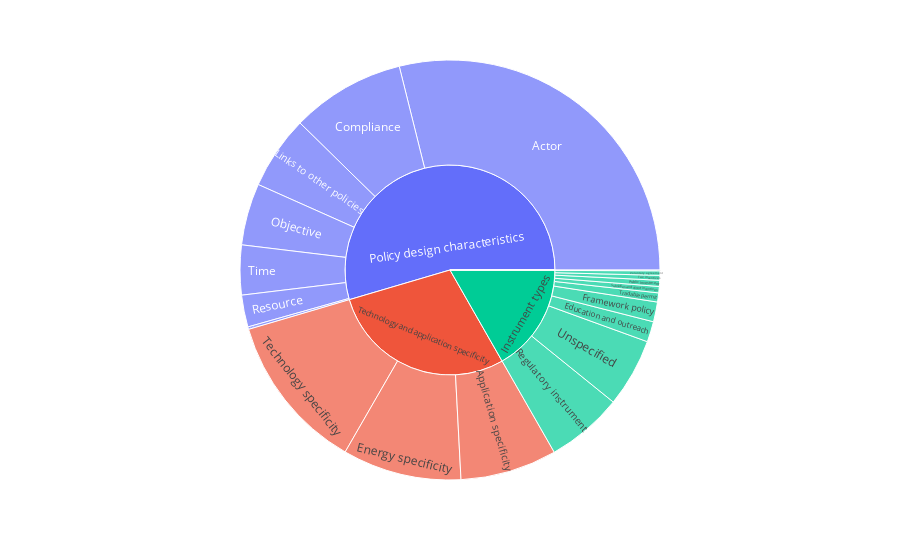

The cell this chart's notebook holds for it:
### Markdown cell above
#### Sunburst plot of the first two levels of the hierarchy

### Code cell
import plotly.express as px 
import plotly.io as pio

fig = px.sunburst(df, path=['Parent', 'Item and Group'], values='Weight', color='Parent')
fig.write_image('ann_distribution_sunburst_2level.pdf', engine = "orca")
fig.show()

### Figure 1 — Plotly figure (JSON) as saved in the notebook; plotly's stock layout.template omitted (floating-point values rounded to 4 significant figures)
{"data": [{"branchvalues": "total", "customdata": [["Policy design characteristics"], ["Technology and application specificity"], ["Policy design characteristics"], ["Instrument types"], ["Instrument types"], [""], ["Policy design characteristics"], ["Instrument types"], [""], ["Instrument types"], ["Technology and application specificity"], ["Instrument types"], ["Policy design characteristics"], ["Policy design characteristics"], ["Policy design characteristics"], ["Instrument types"], ["Instrument types"], [""], ["Technology and application specificity"], ["Policy design characteristics"], ["Instrument types"], ["Instrument types"], ["Instrument types"], [""], ["Instrument types"], ["Policy design characteristics"], ["Technology and application specificity"]], "domain": {"x": [0, 1], "y": [0, 1]}, "hovertemplate": "labels=%{label}<br>Weight=%{value}<br>parent=%{parent}<br>id=%{id}<br>Parent=%{customdata[0]}<extra></extra>", "ids": ["Policy design characteristics/Actor", "Technology and application specificity/Application specificity", "Policy design characteristics/Compliance", "Instrument types/Regulatory instrument", "Instrument types/Public Investment", "/Policy design characteristics", "Policy design characteristics/Objective", "Instrument types/RD&D", "/Instrument types", "Instrument types/Framework policy", "Technology and application specificity/Energy specificity", "Instrument types/Education and outreach", "Policy design characteristics/Links to other policies", "Policy design characteristics/Resource", "Policy design characteristics/Reversibility", "Instrument types/Subsidies and direct incentives", "Instrument types/Tax incentives", "/Technology and application specificity", "Technology and application specificity/Technology specificity", "Policy design characteristics/Time", "Instrument types/Unspecified", "Instrument types/Tradable permit", "Instrument types/Voluntary agreement", "", "Instrument types", "Policy design characteristics", "Technology and application specificity"], "labels": ["Actor", "Application specificity", "Compliance", "Regulatory instrument", "Public Investment", "Policy design characteristics", "Objective", "RD&D", "Instrument types", "Framework policy", "Energy specificity", "Education and outreach", "Links to other policies", "Resource", "Reversibility", "Subsidies and direct incentives", "Tax incentives", "Technology and application specificity", "Technology specificity", "Time", "Unspecified", "Tradable permit", "Voluntary agreement", "", "Instrument types", "Policy design characteristics", "Technology and application specificity"], "marker": {"colors": ["#636efa", "#EF553B", "#636efa", "#00cc96", "#00cc96", "#ab63fa", "#636efa", "#00cc96", "#ab63fa", "#00cc96", "#EF553B", "#00cc96", "#636efa", "#636efa", "#636efa", "#00cc96", "#00cc96", "#ab63fa", "#EF553B", "#636efa", "#00cc96", "#00cc96", "#00cc96", "#ab63fa", "#00cc96", "#636efa", "#EF553B"]}, "name": "", "parents": ["Policy design characteristics", "Technology and application specificity", "Policy design characteristics", "Instrument types", "Instrument types", "", "Policy design characteristics", "Instrument types", "", "Instrument types", "Technology and application specificity", "Instrument types", "Policy design characteristics", "Policy design characteristics", "Policy design characteristics", "Instrument types", "Instrument types", "", "Technology and application specificity", "Policy design characteristics", "Instrument types", "Instrument types", "Instrument types", "", "", "", ""], "type": "sunburst", "values": [6021, 1550, 1829, 1231, 98, 0.5457, 992, 12, 0.1672, 318, 1908, 329, 1181, 512, 40, 102, 78, 0.2871, 2526, 798, 1100, 146, 72, 1, 3486, 11373, 5984]}], "layout": {"legend": {"tracegroupgap": 0}, "margin": {"t": 60}}}
